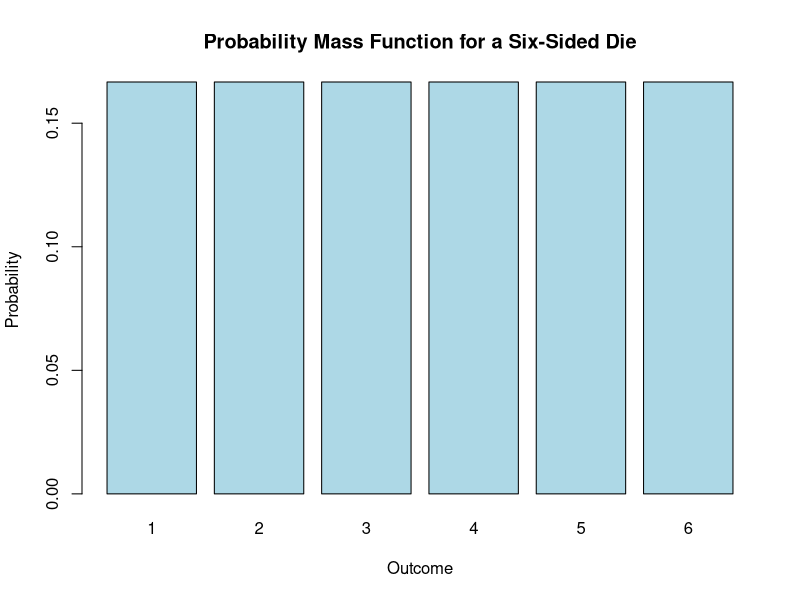
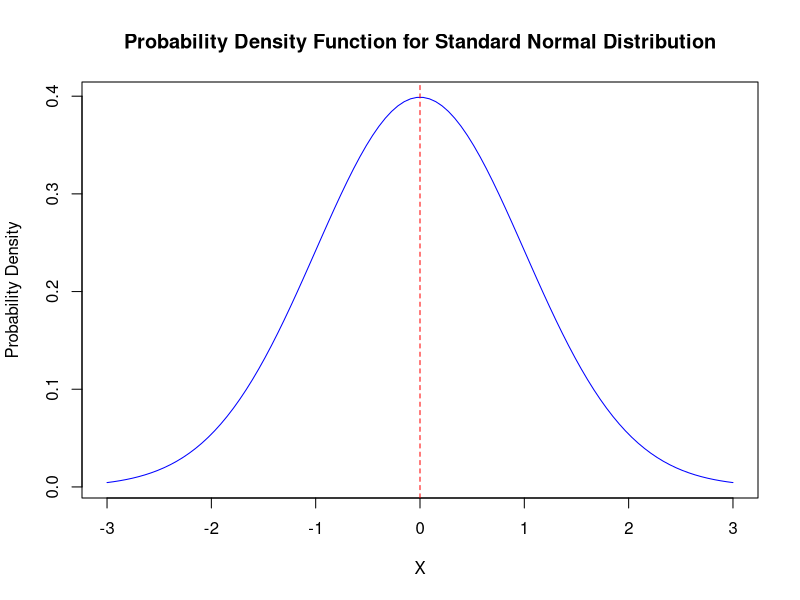

Here is the R script that generated these plots, in order:
## ---- chunk 1
# Example PMF for a six-sided die
outcomes <- 1:6
probabilities <- rep(1/6, 6)
pmf <- data.frame(Outcome = outcomes, Probability = probabilities)

# Display the pmf
print(pmf)
## ---- chunk 2
barplot(probabilities, names.arg = outcomes, col = "lightblue",
        main = "Probability Mass Function for a Six-Sided Die",
        xlab = "Outcome", ylab = "Probability")
## ---- chunk 3
# Example PDF for a standard normal distribution
x <- seq(-3, 3, length.out = 100)
pdf <- data.frame(X = x, Probability = dnorm(x))

# Display the pdf
print(pdf)

## ---- chunk 4
# Plot the PDF
plot(pdf$X, pdf$Probability, type = "l", col = "blue",
     main = "Probability Density Function for Standard Normal Distribution",
     xlab = "X", ylab = "Probability Density")

# Add a vertical line at x = 0 for the mean
abline(v = 0, col = "red", lty = 2)

## ---- chunk 5
# Example calculation of expectation for a discrete random variable
mean_discrete <- sum(outcomes * probabilities)

# Display the mean
cat("mean:", mean_discrete, "\n")
## ---- chunk 6
# Example calculation of variance for a discrete random variable
variance_discrete <- sum((outcomes - mean_discrete)^2 * probabilities)

# Display the variance
cat("variance:", variance_discrete, "\n")
